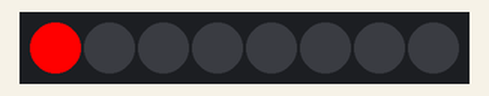
Bench run of a program on a simulated Raspberry Pi Pico running MicroPython. Parts: 8 RGB LEDs in strip order, left to right.

Above: at 0.1 s.
At 1.1 s:
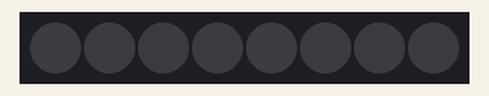
Timing chart, 0 to 130.0 s (numbered marks = the images above):
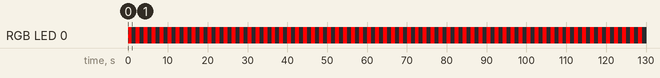

Measured:
- by itself, RGB LED 0: alternates RGB(255, 0, 0) for 1.0 s and off for 1.0 s

The program:

act1.py
```python
import time
from neopixel import Neopixel

# Inicializa la tira Neopixel: 8 LEDs, máquina de estado 0, pin GP0, formato de color GRB
pixels = Neopixel(8, 0, 4, "GRB")
brightness = 0.1 # Nivel de brillo global (aunque no se aplica directamente en este snippet básico)

# Definición de tuplas de colores en formato (Rojo, Verde, Azul)
red = (255, 0, 0)
black = (0, 0, 0)

while True:
    pixels.set_pixel(0, red)   # Asigna el color rojo al primer LED (índice 0)
    pixels.show()              # Envía la trama de datos para actualizar el estado físico del LED
    time.sleep(1)              # Pausa la ejecución 1 segundo
    pixels.set_pixel(0, black) # Asigna el color negro (apagado) al primer LED
    pixels.show()              # Actualiza la tira para apagar el LED
    time.sleep(1)              # Pausa de 1 segundo antes de repetir el ciclo
```
